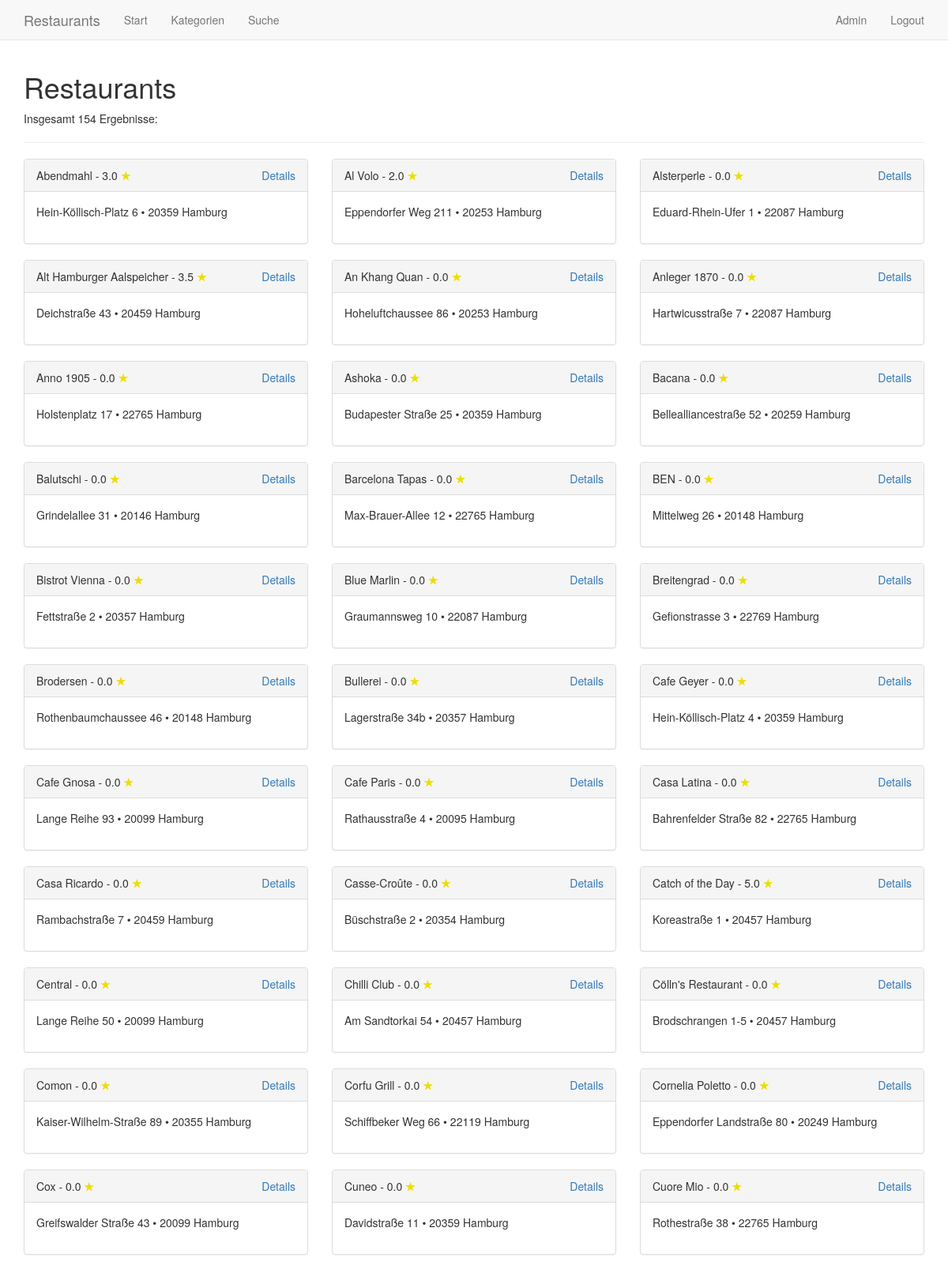
Screenshot of /restaurants (signed in, upper part) with the database file from the repository.
### tables this page shows
CREATE TABLE user (
	id INTEGER PRIMARY KEY,
	name TEXT,
	email TEXT,
	password TEXT
);

CREATE TABLE rating (
	id INTEGER PRIMARY KEY,
	restaurant_id INTEGER,
	user_id INTEGER,
	rating INTEGER,
	text TEXT
);

CREATE TABLE restaurant (
        id INTEGER PRIMARY KEY,
        name TEXT,
        description TEXT,
        url TEXT,
        street TEXT,
        city TEXT,
        zip INTEGER      
);

### application.py (the view)
@app.route('/')
@app.route('/restaurants')
def restaurants(): # Liste aller Restaurants anzeigen
	restaurants = query_db('SELECT *, COALESCE(ROUND(AVG(rating), 1), 0.0) as avg_rating FROM restaurant LEFT JOIN rating ON rating.restaurant_id = restaurant.id GROUP BY restaurant.id')
	return render_template('restaurants.html', restaurants=restaurants, result_count=len(restaurants), session_user=get_user(session.get('user_id')))

### application.py (called while the page is built)
def get_db():
	db = getattr(g, '_database', None)
	if db is None:
		db = g._database = sqlite3.connect(DATABASE)
	db.row_factory = sqlite3.Row
	return db

@app.teardown_appcontext
def close_connection(exception):
	db = getattr(g, '_database', None)
	if db is not None:
		db.close()

def query_db(query, args=(), one=False):
	cur = get_db().execute(query, args)
	rv = cur.fetchall()
	cur.close()
	return (rv[0] if rv else None) if one else rv

def get_user(user_id): # Einen User anhand seiner ID aus der Datenbank holen
	if user_id != None:
		user = query_db('SELECT * FROM user WHERE id = ?', (user_id,), True)
	else:
		user = None
	return user

### templates/restaurants.html
{% extends "layout.html" %}
{% block navigation %}{{ super( ) }}{% endblock %}
{% block content %}
	<h1>Restaurants</h1>
	<p>
		Insgesamt {{ result_count }} Ergebnisse:
	</p>
	<hr>
	<div class="row">
	{% for restaurant in restaurants %}
		<div class="col-xs-12 col-sm-6 col-md-4">
			<div class="panel panel-default">
				<div class="panel-heading">
					{{ restaurant['name'] }} - {{ restaurant['avg_rating'] }} <span style="color: #ED0;"><strong>&#9733;</strong></span>
					<span class="pull-right"><a href="{{ url_for('.detail', restaurant_id=restaurant['id']) }}">Details</a></span>
				</div>
				<div class="panel-body" style="height: 65px;">
					{{ restaurant['street'] }} &bull; {{ restaurant['zip'] }} {{ restaurant['city'] }}
				</div>
			</div>
		</div>
	{% endfor %}
	</div>
{% endblock %}

### templates/layout.html (shortened to what this page needs)
<!doctype html>
<html>
	<head>
		<link rel="stylesheet" href="{{ url_for('static', filename='bootstrap.min.css') }}">
	</head>
	<body style="padding-top: 70px;">
		{% block navigation %}
		<nav class="navbar navbar-default navbar-fixed-top">
			<div class="container">
				<div class="navbar-header">
					<a class="navbar-brand" href="{{ url_for('.restaurants') }}">Restaurants</a>
				</div>
				<div id="navbar" class="navbar-collapse collapse">
					<ul class="nav navbar-nav">
						<li><a href="{{ url_for('.restaurants') }}">Start</a></li>
						<li><a href="{{ url_for('.categories') }}">Kategorien</a></li>
						<li><a href="{{ url_for('.search_form') }}">Suche</a></li>
					</ul>
					<ul class="nav navbar-nav navbar-right">
						{% if session_user != None %}
						<li><a href="{{ url_for('.user', user_id=session_user['id']) }}">{{ session_user['name'] }}</a></li>
						<li><a href="{{ url_for('.logout') }}">Logout</a></li>
						{% else %}
						<li><a href="{{ url_for('.register_form') }}">Registrieren</a></li>
						<li><a href="{{ url_for('.login_form') }}">Login</a></li>
						{% endif %}
					</ul>
				</div>
			</div>
		</nav>
		{% endblock %}
		<div class="container">
			{% block content %}{% endblock %}
		</div>
	</body>
</html>

### rows the page displays
user: name "Admin"
rating: name "Abendmahl", avg_rating "3.0", street "Hein-Köllisch-Platz 6", zip "20359", city "Hamburg"
rating: name "Al Volo", avg_rating "2.0", street "Eppendorfer Weg 211", zip "20253", city "Hamburg"
restaurant: name "Alsterperle", avg_rating "0.0", street "Eduard-Rhein-Ufer 1", zip "22087", city "Hamburg"
rating: name "Alt Hamburger Aalspeicher", avg_rating "3.5", street "Deichstraße 43", zip "20459", city "Hamburg"
restaurant: name "An Khang Quan", avg_rating "0.0", street "Hoheluftchaussee 86", zip "20253", city "Hamburg"
restaurant: name "Anleger 1870", avg_rating "0.0", street "Hartwicusstraße 7", zip "22087", city "Hamburg"
restaurant: name "Anno 1905", avg_rating "0.0", street "Holstenplatz 17", zip "22765", city "Hamburg"
restaurant: name "Ashoka", avg_rating "0.0", street "Budapester Straße 25", zip "20359", city "Hamburg"
restaurant: name "Bacana", avg_rating "0.0", street "Bellealliancestraße 52", zip "20259", city "Hamburg"
restaurant: name "Balutschi", avg_rating "0.0", street "Grindelallee 31", zip "20146", city "Hamburg"
restaurant: name "Barcelona Tapas", avg_rating "0.0", street "Max-Brauer-Allee 12", zip "22765", city "Hamburg"
restaurant: name "BEN", avg_rating "0.0", street "Mittelweg 26", zip "20148", city "Hamburg"
restaurant: name "Bistrot Vienna", avg_rating "0.0", street "Fettstraße 2", zip "20357", city "Hamburg"
restaurant: name "Blue Marlin", avg_rating "0.0", street "Graumannsweg 10", zip "22087", city "Hamburg"
restaurant: name "Breitengrad", avg_rating "0.0", street "Gefionstrasse 3", zip "22769", city "Hamburg"
restaurant: name "Brodersen", avg_rating "0.0", street "Rothenbaumchaussee 46", zip "20148", city "Hamburg"
restaurant: name "Bullerei", avg_rating "0.0", street "Lagerstraße 34b", zip "20357", city "Hamburg"
restaurant: name "Cafe Geyer", avg_rating "0.0", street "Hein-Köllisch-Platz 4", zip "20359", city "Hamburg"
restaurant: name "Cafe Gnosa", avg_rating "0.0", street "Lange Reihe 93", zip "20099", city "Hamburg"
restaurant: name "Cafe Paris", avg_rating "0.0", street "Rathausstraße 4", zip "20095", city "Hamburg"
restaurant: name "Casa Latina", avg_rating "0.0", street "Bahrenfelder Straße 82", zip "22765", city "Hamburg"
restaurant: name "Casa Ricardo", avg_rating "0.0", street "Rambachstraße 7", zip "20459", city "Hamburg"
restaurant: name "Casse-Croûte", avg_rating "0.0", street "Büschstraße 2", zip "20354", city "Hamburg"
rating: name "Catch of the Day", avg_rating "5.0", street "Koreastraße 1", zip "20457", city "Hamburg"
restaurant: name "Central", avg_rating "0.0", street "Lange Reihe 50", zip "20099", city "Hamburg"
restaurant: name "Chilli Club", avg_rating "0.0", street "Am Sandtorkai 54", zip "20457", city "Hamburg"
restaurant: name "Cölln's Restaurant", avg_rating "0.0", street "Brodschrangen 1-5", zip "20457", city "Hamburg"
restaurant: name "Comon", avg_rating "0.0", street "Kaiser-Wilhelm-Straße 89", zip "20355", city "Hamburg"
restaurant: name "Corfu Grill", avg_rating "0.0", street "Schiffbeker Weg 66", zip "22119", city "Hamburg"
restaurant: name "Cornelia Poletto", avg_rating "0.0", street "Eppendorfer Landstraße 80", zip "20249", city "Hamburg"
restaurant: name "Cox", avg_rating "0.0", street "Greifswalder Straße 43", zip "20099", city "Hamburg"
restaurant: name "Cuneo", avg_rating "0.0", street "Davidstraße 11", zip "20359", city "Hamburg"
restaurant: name "Cuore Mio", avg_rating "0.0", street "Rothestraße 38", zip "22765", city "Hamburg"

### other values shown
{{ result_count }} "154"
